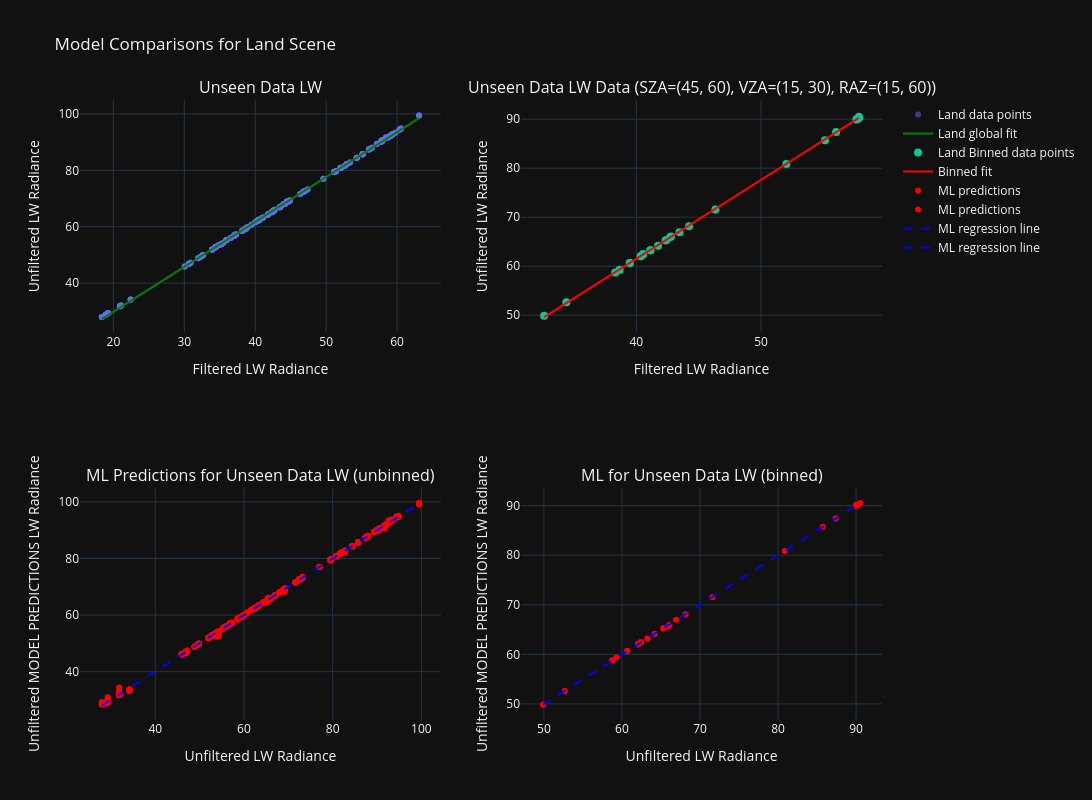

The cell this chart's notebook holds for it:
### Code cell
compare_global_vs_bin_fit_interactive(
    test_lw_no_geos_ds,
    scene="Land",
    sza_range=(45,60),
    vza_range=(15,30),
    raz_range=(15,60),
    degree=1,
    ml_model=lw_bm_no_geos["Final_Model"],
    name="Unseen Data LW",
    ml_features=['Longwave Filtered Rads (Integrated)', 'M1', 'M2', 'M3', 'M4', 'I1', 'M5', 'DNB', 'M6', 'I2', 'M7', 'M8', 'M9', 'I3', 'M10', 'M11'],
    is_sw=False
)

### Figure 1 — Plotly figure (JSON) as saved in the notebook; plotly's stock layout.template omitted (floating-point values rounded to 4 significant figures; data arrays with more than 128 entries replaced by an {"elided": "..."} marker saying what was removed)
{"data": [{"hovertemplate": "Filtered: %{x:.2f}<br>Unfiltered: %{y:.2f}", "marker": {"opacity": 0.5, "size": 6}, "mode": "markers", "name": "Land data points", "x": {"elided": "620 float values"}, "y": {"elided": "620 float values"}, "type": "scatter", "xaxis": "x", "yaxis": "y"}, {"line": {"color": "green", "width": 2}, "mode": "lines", "name": "Land global fit", "x": {"elided": "620 float values"}, "y": {"elided": "620 float values"}, "type": "scatter", "xaxis": "x", "yaxis": "y"}, {"hovertemplate": "Filtered: %{x:.2f}<br>Unfiltered: %{y:.2f}", "marker": {"size": 8}, "mode": "markers", "name": "Land Binned data points", "x": [42.4, 42.78, 41.13, 40.35, 40.54, 39.47, 42.34, 42.72, 41.13, 40.35, 40.54, 39.47, 55.14, 44.23, 38.66, 32.6, 52.03, 43.46, 38.3, 46.34, 34.38, 57.86, 56.03, 41.74, 57.83, 57.67, 57.84, 57.67], "y": [65.36, 66.08, 63.27, 62.05, 62.42, 60.67, 65.27, 65.99, 63.26, 62.05, 62.42, 60.67, 85.73, 68.16, 59.3, 49.87, 80.85, 66.94, 58.74, 71.6, 52.67, 90.53, 87.38, 64.18, 90.18, 90.0, 90.18, 90.0], "type": "scatter", "xaxis": "x2", "yaxis": "y2"}, {"line": {"color": "red", "width": 2}, "mode": "lines", "name": "Binned fit", "x": [32.6, 34.38, 38.3, 38.66, 39.47, 39.47, 40.35, 40.35, 40.54, 40.54, 41.13, 41.13, 41.74, 42.34, 42.4, 42.72, 42.78, 43.46, 44.23, 46.34, 52.03, 55.14, 56.03, 57.67, 57.67, 57.83, 57.84, 57.86], "y": [49.62, 52.48, 58.79, 59.36, 60.67, 60.67, 62.09, 62.09, 62.38, 62.39, 63.33, 63.33, 64.32, 65.29, 65.39, 65.9, 66.0, 67.09, 68.32, 71.72, 80.88, 85.87, 87.3, 89.94, 89.94, 90.21, 90.21, 90.25], "type": "scatter", "xaxis": "x2", "yaxis": "y2"}, {"hovertemplate": "Unfiltered: %{x:.2f}<br>Predicted: %{y:.2f}", "marker": {"color": "red", "size": 6}, "mode": "markers", "name": "ML predictions", "x": {"elided": "620 float values"}, "y": {"elided": "620 float values"}, "type": "scatter", "xaxis": "x3", "yaxis": "y3"}, {"hovertemplate": "Unfiltered: %{x:.2f}<br>Predicted: %{y:.2f}", "marker": {"color": "red", "size": 6}, "mode": "markers", "name": "ML predictions", "x": [65.36, 66.08, 63.27, 62.05, 62.42, 60.67, 65.27, 65.99, 63.26, 62.05, 62.42, 60.67, 85.73, 68.16, 59.3, 49.87, 80.85, 66.94, 58.74, 71.6, 52.67, 90.53, 87.38, 64.18, 90.18, 90.0, 90.18, 90.0], "y": [65.32, 65.98, 63.17, 62.09, 62.43, 60.68, 65.25, 65.73, 63.22, 62.11, 62.45, 60.7, 85.73, 68.1, 59.37, 49.86, 80.88, 66.98, 58.79, 71.54, 52.62, 90.56, 87.47, 64.16, 90.12, 90.19, 90.14, 89.95], "type": "scatter", "xaxis": "x4", "yaxis": "y4"}, {"line": {"color": "blue", "dash": "dash", "width": 2}, "mode": "lines", "name": "ML regression line", "x": {"elided": "620 float values"}, "y": {"elided": "620 float values"}, "type": "scatter", "xaxis": "x3", "yaxis": "y3"}, {"line": {"color": "blue", "dash": "dash", "width": 2}, "mode": "lines", "name": "ML regression line", "x": [49.87, 52.67, 58.74, 59.3, 60.67, 60.67, 62.05, 62.05, 62.42, 62.42, 63.26, 63.27, 64.18, 65.27, 65.36, 65.99, 66.08, 66.94, 68.16, 71.6, 80.85, 85.73, 87.38, 90.0, 90.0, 90.18, 90.18, 90.53], "y": [49.84, 52.65, 58.72, 59.28, 60.66, 60.66, 62.03, 62.03, 62.41, 62.41, 63.25, 63.25, 64.17, 65.25, 65.35, 65.98, 66.07, 66.93, 68.15, 71.59, 80.85, 85.74, 87.39, 90.01, 90.01, 90.19, 90.19, 90.54], "type": "scatter", "xaxis": "x4", "yaxis": "y4"}], "layout": {"xaxis": {"anchor": "y", "domain": [0.0, 0.45], "title": {"text": "Filtered LW Radiance"}}, "yaxis": {"anchor": "x", "domain": [0.625, 1.0], "title": {"text": "Unfiltered LW Radiance"}}, "xaxis2": {"anchor": "y2", "domain": [0.55, 1.0], "title": {"text": "Filtered LW Radiance"}}, "yaxis2": {"anchor": "x2", "domain": [0.625, 1.0], "title": {"text": "Unfiltered LW Radiance"}}, "xaxis3": {"anchor": "y3", "domain": [0.0, 0.45], "title": {"text": "Unfiltered LW Radiance"}}, "yaxis3": {"anchor": "x3", "domain": [0.0, 0.375], "title": {"text": "Unfiltered MODEL PREDICTIONS LW Radiance"}}, "xaxis4": {"anchor": "y4", "domain": [0.55, 1.0], "title": {"text": "Unfiltered LW Radiance"}}, "yaxis4": {"anchor": "x4", "domain": [0.0, 0.375], "title": {"text": "Unfiltered MODEL PREDICTIONS LW Radiance"}}, "annotations": [{"font": {"size": 16}, "showarrow": false, "text": "Unseen Data LW", "x": 0.225, "xanchor": "center", "xref": "paper", "y": 1.0, "yanchor": "bottom", "yref": "paper"}, {"font": {"size": 16}, "showarrow": false, "text": "Unseen Data LW Data (SZA=(45, 60), VZA=(15, 30), RAZ=(15, 60))", "x": 0.775, "xanchor": "center", "xref": "paper", "y": 1.0, "yanchor": "bottom", "yref": "paper"}, {"font": {"size": 16}, "showarrow": false, "text": "ML Predictions for Unseen Data LW (unbinned)", "x": 0.225, "xanchor": "center", "xref": "paper", "y": 0.375, "yanchor": "bottom", "yref": "paper"}, {"font": {"size": 16}, "showarrow": false, "text": "ML for Unseen Data LW (binned)", "x": 0.775, "xanchor": "center", "xref": "paper", "y": 0.375, "yanchor": "bottom", "yref": "paper"}], "title": {"text": "Model Comparisons for Land Scene"}, "height": 800, "width": 1200, "showlegend": true}}
